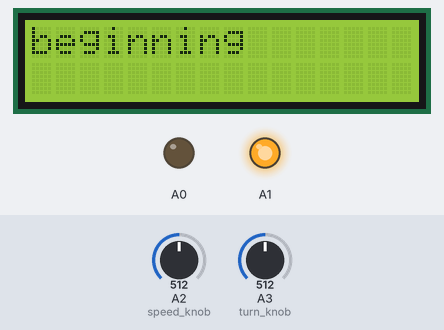
A sketch run on a simulated Arduino Uno, built with avr-gcc and run on an emulated ATmega328P. Shown: 16×2 character LCD, output pins drawn as LEDs (lit = HIGH). Inputs (shaded band) come from the test bench; at power-on: A2 (speed_knob) = 512, A3 (turn_knob) = 512. What the sketch prints to the serial monitor is not drawn.

Above: at 0.1 s.
At 3.1 s:
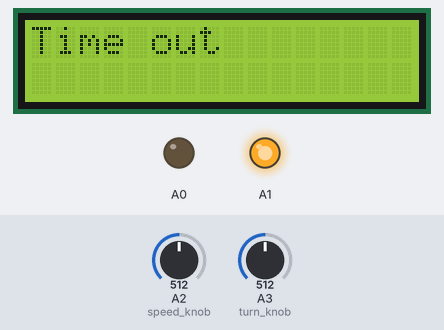

The sketch:

telecommande.ino
```cpp
//client
/**
 * A Mirf example to test the latency between two Ardunio.
 *
 * Pins:
 * Hardware SPI:
 * MISO -> 12
 * MOSI -> 11
 * SCK -> 13
 *
 * Configurable:
 * CE -> 8
 * CSN -> 7
 *
 * Note: To see best case latency comment out all Serial.println
 * statements not displaying the result and load
 * 'ping_server_interupt' on the server.
 */

#include <SPI.h>
#include <Mirf.h>
#include <nRF24L01.h>
#include <MirfHardwareSpiDriver.h>
#include <LiquidCrystal.h>

const int speed_knob = A2;
const int turn_knob = A3;


LiquidCrystal lcd(2,3, 4,5,6,7);

void setup(){
  Serial.begin(9600);
  lcd.begin(16, 2);
  // Print a message to the LCD.
  lcd.print("beginning");
  Mirf.cePin = 9;
  Mirf.csnPin = 8;
  Mirf.spi = &MirfHardwareSpi;
  Mirf.init();
  Mirf.setRADDR((byte *)"clie1");
  Mirf.payload = 32;
  Mirf.config();
  Serial.println("Beginning ... ");

  pinMode(A0,OUTPUT);
  pinMode(A1,OUTPUT);
  digitalWrite(A0,LOW);
  digitalWrite(A1,HIGH);
}

char get_char(int i){
  if(i == 0){
    return '0';
  } else if(i == 1){
    return '1';
  } else if(i == 2){
    return '2';
  } else if(i == 3){
    return '3';
  } else if(i == 4){
    return '4';
  } else if(i == 5){
    return '5';
  } else if(i == 6){
    return '6';
  } else if(i == 7){
    return '7';
  } else if(i == 8){
    return '8';
  }  else if(i == 9){
    return '9';
  } else {
    return 'x';
  }
}

void write_int(char * data, int value, int i){
  data[i] = get_char((value/1000)%10);
  data[i+1] = get_char((value/100)%10);
  data[i+2] = get_char((value/10)%10);
  data[i+3] = get_char((value)%10);
}

void printLcdTimeOut(){
  Serial.println("Timeout on response from server!");
  String s = "Time out";
  size_t l = s.length();
  for(size_t i = 0; i < min(l,32); ++i){
    lcd.setCursor(i%16, i/16);
    lcd.print(s[i]);
  }
  for(size_t i = l; i < 32; ++i){
    lcd.setCursor(i%16, i/16);
    lcd.print(' ');
  }
}

void loop(){
  bool b = true;
  int turn_val= analogRead(turn_knob);
  int spd_val= analogRead(speed_knob);

  char data[32];
  for(int i = 0; i < 32; ++i){
    data[i] = ' ';
  }
  if(b){
    data[0] = '1';
  } else {
    data[0] = '0';
  }
  data[1] = ',';
  write_int(data, turn_val, 2);
  data[6] = ',';
  write_int(data, spd_val, 7);

  Mirf.setTADDR((byte *)"serv1");

  Serial.print("send ");
  Serial.println(data);
  Mirf.send((byte *)data);

  while(Mirf.isSending()){
  }
  Serial.println("Finished sending");
  delay(10);
  unsigned long time = millis();
  while(!Mirf.dataReady()){
    //Serial.println("Waiting");
    if ( ( millis() - time ) > 3000 ) {
      printLcdTimeOut();
      return;
    }
  }

  Mirf.getData((byte *) &data);

  Serial.print("receive: ");
  Serial.println(data);
  for(int i = 0; i < 32; ++i){
    lcd.setCursor(i%16, i/16);
    lcd.print(data[i]);
  }
  delay(250);
}
```
